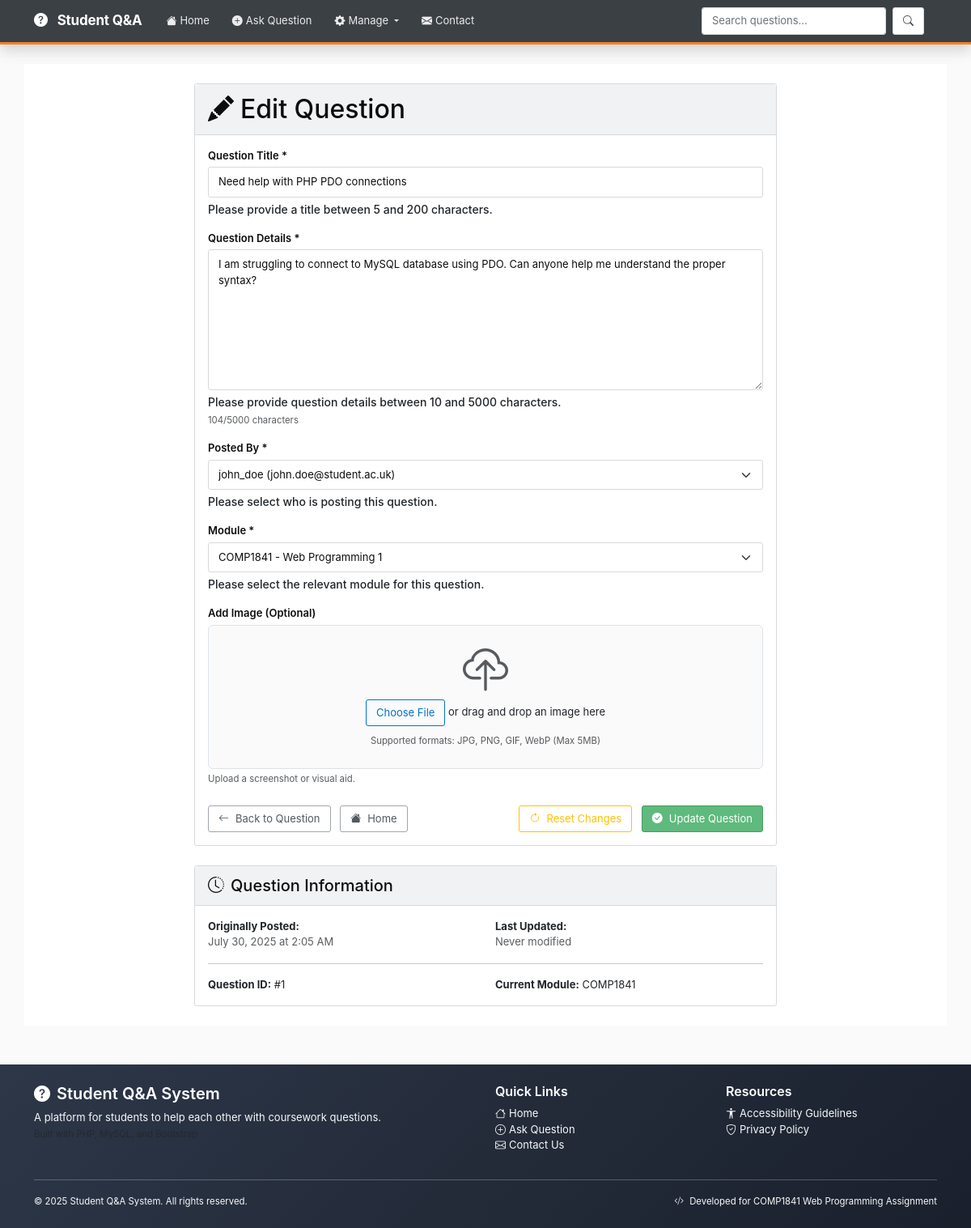
The app's page /edit_post.php?id=1 with its own data.
### tables this page shows
CREATE TABLE posts (
    post_id INT PRIMARY KEY AUTO_INCREMENT,
    title VARCHAR(200) NOT NULL,
    content TEXT NOT NULL,
    image_path VARCHAR(255) DEFAULT NULL,
    user_id INT NOT NULL,
    module_id INT NOT NULL,
    created_at TIMESTAMP DEFAULT CURRENT_TIMESTAMP,
    updated_at TIMESTAMP DEFAULT CURRENT_TIMESTAMP ON UPDATE CURRENT_TIMESTAMP,
    FOREIGN KEY (user_id) REFERENCES users(user_id) ON DELETE CASCADE,
    FOREIGN KEY (module_id) REFERENCES modules(module_id) ON DELETE CASCADE
);

CREATE TABLE users (
    user_id INT PRIMARY KEY AUTO_INCREMENT,
    username VARCHAR(50) NOT NULL UNIQUE,
    email VARCHAR(100) NOT NULL UNIQUE,
    created_at TIMESTAMP DEFAULT CURRENT_TIMESTAMP,
    updated_at TIMESTAMP DEFAULT CURRENT_TIMESTAMP ON UPDATE CURRENT_TIMESTAMP
);

CREATE TABLE modules (
    module_id INT PRIMARY KEY AUTO_INCREMENT,
    module_code VARCHAR(20) NOT NULL UNIQUE,
    module_name VARCHAR(100) NOT NULL,
    created_at TIMESTAMP DEFAULT CURRENT_TIMESTAMP,
    updated_at TIMESTAMP DEFAULT CURRENT_TIMESTAMP ON UPDATE CURRENT_TIMESTAMP
);

### modules/posts.php (called while the page is built, shortened)
<?php
function getPostById($postId)
{
    try {
        $pdo = getDbConnection();
        $stmt = $pdo->prepare("
            SELECT p.*, u.username, m.module_code, m.module_name
            FROM posts p
            JOIN users u ON p.user_id = u.user_id
            JOIN modules m ON p.module_id = m.module_id
            WHERE p.post_id = ?
        ");
        $stmt->execute([$postId]);
        return $stmt->fetch();
    } catch (Exception $e) {
        error_log("Error getting post: " . $e->getMessage());
        return false;
    }
}
?>

### modules/users.php (called while the page is built, shortened)
<?php
function getAllUsers()
{
    try {
        $pdo = getDbConnection();
        $stmt = $pdo->query("SELECT * FROM users ORDER BY username ASC");
        return $stmt->fetchAll();
    } catch (Exception $e) {
        error_log("Error getting users: " . $e->getMessage());
        return [];
    }
}
?>

### modules/modules.php (called while the page is built, shortened)
<?php
function getAllModules() {
    try {
        $pdo = getDbConnection();
        $stmt = $pdo->query("SELECT * FROM modules ORDER BY module_code ASC");
        return $stmt->fetchAll();
    } catch (Exception $e) {
        error_log("Error getting modules: " . $e->getMessage());
        return [];
    }
}
?>

### edit_post.php (the view, shortened to what this page needs)
<?php
require_once 'modules/posts.php';
require_once 'modules/users.php';
require_once 'modules/modules.php';
$postId = isset($_GET['id']) ? intval($_GET['id']) : 0;
$post = getPostById($postId);
$users = getAllUsers();
$modules = getAllModules();
$formData = [
    'title' => $post['title'],
    'content' => $post['content'],
    'user_id' => $post['user_id'],
    'module_id' => $post['module_id']
];
include 'includes/header.php';
?>
<div class="row justify-content-center">
    <div class="col-lg-8">
        <div class="card">
            <div class="card-header">
                <h2 class="mb-0">
                    <i class="bi bi-pencil-fill me-2"></i>Edit Question
                </h2>
            </div>
            <div class="card-body">
                <form method="POST" enctype="multipart/form-data" class="needs-validation" novalidate>
                    <div class="mb-3">
                        <label for="title" class="form-label">Question Title *</label>
                        <input type="text" class="form-control" id="title" name="title"
                            value="<?php echo htmlspecialchars($formData['title']); ?>"
                            required minlength="5" maxlength="200"
                            placeholder="Enter a clear, descriptive title for your question">
                        <div class="invalid-feedback">
                            Please provide a title between 5 and 200 characters.
                        </div>
                    </div>
                    <div class="mb-3">
                        <label for="content" class="form-label">Question Details *</label>
                        <textarea class="form-control" id="content" name="content" rows="8"
                            required minlength="10" maxlength="5000"
                            placeholder="Describe your question in detail..."><?php echo htmlspecialchars($formData['content']); ?></textarea>
                        <div class="invalid-feedback">
                            Please provide question details between 10 and 5000 characters.
                        </div>
                    </div>
                    <div class="mb-3">
                        <label for="user_id" class="form-label">Posted By *</label>
                        <select class="form-select" id="user_id" name="user_id" required>
                            <?php foreach ($users as $user): ?>
                                <option value="<?php echo $user['user_id']; ?>"
                                    <?php echo $formData['user_id'] == $user['user_id'] ? 'selected' : ''; ?>>
                                    <?php echo htmlspecialchars($user['username'] . ' (' . $user['email'] . ')'); ?>
                                </option>
                            <?php endforeach; ?>
                        </select>
                        <div class="invalid-feedback">
                            Please select who is posting this question.
                        </div>
                    </div>
                    <div class="mb-3">
                        <label for="module_id" class="form-label">Module *</label>
                        <select class="form-select" id="module_id" name="module_id" required>
                            <?php foreach ($modules as $module): ?>
                                <option value="<?php echo $module['module_id']; ?>"
                                    <?php echo $formData['module_id'] == $module['module_id'] ? 'selected' : ''; ?>>
                                    <?php echo htmlspecialchars($module['module_code'] . ' - ' . $module['module_name']); ?>
                                </option>
                            <?php endforeach; ?>
                        </select>
                        <div class="invalid-feedback">
                            Please select the relevant module for this question.
                        </div>
                    </div>
                    <div class="mb-4">
                        <label for="image" class="form-label">
                            <?php echo $post['image_path'] ? 'Replace Image (Optional)' : 'Add Image (Optional)'; ?>
                        </label>
                        <div class="file-upload-area border rounded p-4 text-center">
                            <div class="upload-content">
                                <i class="bi bi-cloud-upload display-4 text-muted mb-3"></i>
                                <p class="mb-2">
                                    <button type="button" class="btn btn-outline-primary btn-sm"
                                        onclick="document.getElementById('image').click()">
                                        Choose File
                                    </button>
                                    or drag and drop an image here
                                </p>
                                <small class="text-muted">
                                    Supported formats: JPG, PNG, GIF, WebP (Max 5MB)
                                </small>
                            </div>
                        </div>
                        <div class="form-text">
                            <?php echo $post['image_path'] ? 'Upload a new image to replace the current one.' : 'Upload a screenshot or visual aid.'; ?>
                        </div>
                    </div>
                    <div class="d-flex justify-content-between">
                        <div>
                            <a href="view_post.php?id=<?php echo $postId; ?>" class="btn btn-outline-secondary">
                                <i class="bi bi-arrow-left me-2"></i>Back to Question
                            </a>
                            <a href="index.php" class="btn btn-outline-secondary ms-2">
                                <i class="bi bi-house-fill me-2"></i>Home
                            </a>
                        </div>
                        <div>
                            <button type="reset" class="btn btn-outline-warning me-2">
                                <i class="bi bi-arrow-clockwise me-2"></i>Reset Changes
                            </button>
                            <button type="submit" class="btn btn-success">
                                <i class="bi bi-check-circle-fill me-2"></i>Update Question
                            </button>
                        </div>
                    </div>
                </form>
            </div>
        </div>
        <div class="card mt-4">
            <div class="card-header">
                <h5 class="mb-0">
                    <i class="bi bi-clock-history me-2"></i>Question Information
                </h5>
            </div>
            <div class="card-body">
                <div class="row">
                    <div class="col-md-6">
                        <strong>Originally Posted:</strong><br>
                        <span class="text-muted">
                            <?php echo date('F j, Y \a\t g:i A', strtotime($post['created_at'])); ?>
                        </span>
                    </div>
                    <div class="col-md-6">
                        <strong>Last Updated:</strong><br>
                        <span class="text-muted">
                            <?php
                            if ($post['updated_at'] !== $post['created_at']) {
                                echo date('F j, Y \a\t g:i A', strtotime($post['updated_at']));
                            } else {
                                echo 'Never modified';
                            }
                            ?>
                        </span>
                    </div>
                </div>
                <hr>
                <div class="row">
                    <div class="col-md-6">
                        <strong>Question ID:</strong> #<?php echo $post['post_id']; ?>
                    </div>
                    <div class="col-md-6">
                        <strong>Current Module:</strong> <?php echo htmlspecialchars($post['module_code']); ?>
                    </div>
                </div>
            </div>
        </div>
    </div>
</div>
<?php include 'includes/footer.php'; ?>

### assets/css/style.css (style rules this page uses)
:root { --so-orange: #f48024; --so-orange-dark: #da670b; --so-blue: #0074cc; --so-blue-dark: #0063bf; --so-green: #5eba7d; --so-red: #d1383d; --so-yellow: #fff8dc; --so-gray-50: #fafafb; --so-gray-100: #f1f2f3; --so-gray-200: #e3e6e8; --so-gray-300: #d6d9dc; --so-gray-400: #9fa6ad; --so-gray-500: #6a737c; --so-gray-600: #525960; --so-gray-700: #3b4045; --so-gray-800: #2f3337; --so-gray-900: #232629; --so-white: #ffffff; --so-black: #0c0d0e; --shadow-sm: 0 1px 2px rgba(0, 0, 0, 0.05); --shadow-md: 0 1px 3px rgba(0, 0, 0, 0.1); --shadow-lg: 0 4px 6px rgba(0, 0, 0, 0.1); }
body { font-family: -apple-system, BlinkMacSystemFont, "Segoe UI Adjusted", "Segoe UI", "Liberation Sans", sans-serif; line-height: 1.5; background-color: var(--so-gray-50); color: var(--so-black); font-size: 13px; }
.card { border: 1px solid var(--so-gray-300); background-color: var(--so-white); border-radius: 3px; box-shadow: none; transition: all 0.15s ease; overflow: visible; }
.card-header { background-color: var(--so-gray-100); color: var(--so-black); border-bottom: 1px solid var(--so-gray-300); font-weight: 600; border-radius: 3px 3px 0 0; padding: 12px 16px; font-size: 15px; }
.card-header h1, .card-header h2, .card-header h3, .card-header h4, .card-header h5, .card-header h6 { color: var(--so-black); margin-bottom: 0; }
.btn { font-weight: 400; border-radius: 3px; transition: all 0.1s ease; padding: 8px 12px; border: 1px solid; font-size: 13px; line-height: 1.15384615; }
.btn-success { background-color: var(--so-green); border-color: #4a9b5e; color: var(--so-white); }
.btn-outline-primary { border: 1px solid var(--so-blue); color: var(--so-blue); background-color: transparent; }
.btn-outline-secondary { border: 1px solid var(--so-gray-400); color: var(--so-gray-600); background-color: transparent; }
.form-control, .form-select { border-radius: 3px; border: 1px solid var(--so-gray-300); transition: all 0.15s ease; padding: 8px 12px; background-color: var(--so-white); font-size: 13px; color: var(--so-black); }
.form-label { font-weight: 600; color: var(--so-black); margin-bottom: 4px; font-size: 13px; }
.file-upload-area { border: 1px dashed var(--so-gray-300); border-radius: 3px; padding: 24px; text-align: center; transition: all 0.15s ease; background-color: var(--so-gray-50); }
.invalid-feedback { display: block; font-size: 0.875rem; color: var(--danger-color); margin-top: 0.25rem; font-weight: 500; }

### records on screen
posts: title "Need help with PHP PDO connections", content "I am struggling to connect to MySQL database using PDO. Can anyone help me understand the proper syntax?", user_id "john_doe (john.doe@student.ac.uk)", module_id "COMP1841 - Web Programming 1", created_at "July 30, 2025 at 2:05 AM", post_id "1", module.module_code "COMP1841"
